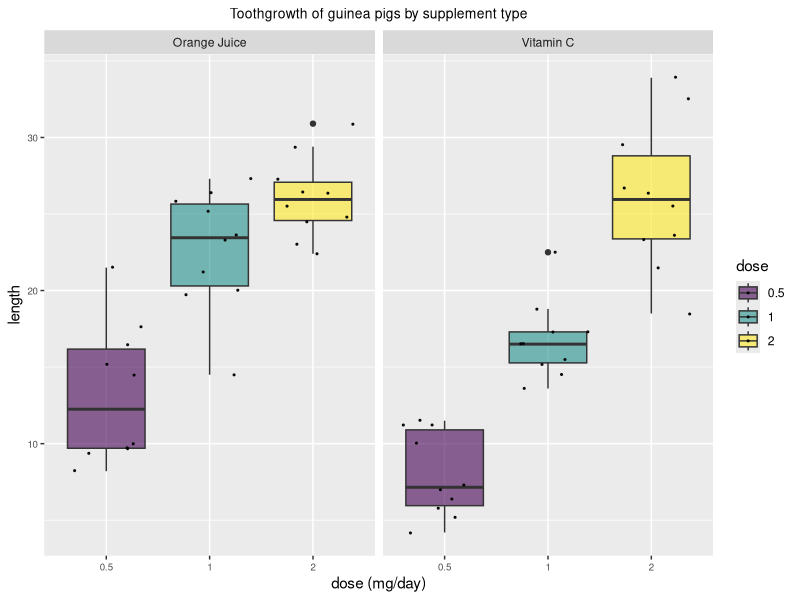

Generate this figure with R: (Note: this script raises an error after producing the figure.)
## ---- chunk 1
# load the necessary library and data
library(datasets)
data("ToothGrowth")
## ---- chunk 2
# first we see the structure of the data
str(ToothGrowth)
## ---- chunk 3
# create table
table(ToothGrowth$supp,ToothGrowth$dose)
## ---- chunk 4
# load packages
library(viridis)
library(ggplot2)
# transform dose variable into a factor
ToothGrowth$dose <- as.factor(ToothGrowth$dose)
# new facet label names for supp variable
supp.labs <- c("Orange Juice", "Vitamin C")
names(supp.labs) <- c("OJ", "VC")
# create boxplot divided in facets by supplement type using ggplot2
plot1 <- ggplot(ToothGrowth, aes(x=dose, y=len, fill=dose)) + 
        geom_boxplot() + 
        facet_grid(.~supp, labeller = labeller(supp = supp.labs)) +
        geom_jitter(color="black", size=0.4, alpha=0.9) + 
        scale_fill_viridis(discrete = TRUE, alpha=0.6) +
        labs(x="dose (mg/day)",y="length",title="Toothgrowth of guinea pigs by supplement type") +
        theme(plot.title = element_text(hjust = 0.5, size =10), 
        axis.text.x = element_text(size = 7),
        axis.text.y = element_text(size = 7))
plot1
## ---- chunk 5
# load necessary packages
library(dplyr)
library(knitr)
# create table of supplement and average length
supplement <- ToothGrowth %>% group_by(supp) %>% 
        summarise(average_length = mean(len)) 
colnames(supplement) <- c("supplement","average length")
supplement <- as.data.frame(supplement)

# create table of dosage and average length
dosage <- ToothGrowth %>% group_by(dose) %>%       
        summarise(average_length=mean(len))
colnames(dosage) <- c("dose (mg/day)","average length")
dosage <- as.data.frame(dosage)

# calculate means
meanoj <- round(supplement[[1,2]], digits = 2)
meanvc <- round(supplement[[2,2]], digits = 2)
half <- round(dosage[[1,2]], digits = 2)
one <- round(dosage[[2,2]], digits = 2)
two <- round(dosage[[3,2]], digits = 2)

#display tables
supplement
dosage
## ---- chunk 6
t.test(data=ToothGrowth, alternative = "two.sided",len~supp, paired=FALSE, var.equal=FALSE)
pval1 <- round(t.test(data=ToothGrowth, alternative = "two.sided",len~supp, paired=FALSE, var.equal=FALSE)$p.value*100, digits=2)
## ---- chunk 7
exclude_2dose <- filter(ToothGrowth,dose!="2")
t.test(data=exclude_2dose, alternative = "two.sided",len~supp, paired=FALSE, var.equal=FALSE)
pval2 <- round(t.test(data=exclude_2dose, alternative = "two.sided",len~supp, paired=FALSE, var.equal=FALSE)$p.value*100, digits=2)
## ---- chunk 8
# create a data frame for each dosage
half_dose <- filter(ToothGrowth,ToothGrowth$dose=="0.5")
one_dose <- filter(ToothGrowth,ToothGrowth$dose=="1")
two_dose <- filter(ToothGrowth,ToothGrowth$dose=="2")

#run t.test()
t.test(half_dose$len, one_dose$len, paired=FALSE, var.equal=FALSE,alternative ="l" )
## ---- chunk 9
#run t.test()
t.test(one_dose$len, two_dose$len, paired=FALSE, var.equal=FALSE,alternative ="l" )
## ---- chunk 10
#run t.test()
t.test(half_dose$len, two_dose$len, paired=FALSE, var.equal=FALSE,alternative ="l" )
quantile_95<-round(pt(.975,37), digits=2)
## ---- chunk 11
# first we see the structure of the data
str(ToothGrowth)
## ---- chunk 12
# create table
table(ToothGrowth$supp,ToothGrowth$dose)
## ---- chunk 13
# load packages
library(viridis)
library(ggplot2)

# transform dose variable into a factor
ToothGrowth$dose <- as.factor(ToothGrowth$dose)

# new facet label names for supp variable
supp.labs <- c("Orange Juice", "Vitamin C")
names(supp.labs) <- c("OJ", "VC")

# create boxplot divided in facets by supplement type using ggplot2
plot1 <- ggplot(ToothGrowth, aes(x=dose, y=len, fill=dose)) + 
        geom_boxplot() + 
        facet_grid(.~supp, labeller = labeller(supp = supp.labs)) +
        geom_jitter(color="black", size=0.4, alpha=0.9) + 
        scale_fill_viridis(discrete = TRUE, alpha=0.6) +
        labs(x="dose (mg/day)",y="length",title="Toothgrowth of guinea pigs by supplement type") +
        theme(plot.title = element_text(hjust = 0.5, size =13), 
        axis.text.x = element_text(size = 10),
        axis.text.y = element_text(size = 10))
plot1
## ---- chunk 14
# load necessary packages
library(dplyr)
library(knitr)

# create table of supplement and average length
supplement <- ToothGrowth %>% group_by(supp) %>% 
        summarise(average_length = mean(len)) 
colnames(supplement) <- c("supplement","average length")
supplement <- as.data.frame(supplement)

# create table of dosage and average length
dosage <- ToothGrowth %>% group_by(dose) %>%       
        summarise(average_length=mean(len))
colnames(dosage) <- c("dose (mg/day)","average length")
dosage <- as.data.frame(dosage)

# calculate means
meanoj <- round(supplement[[1,2]], digits = 2)
meanvc <- round(supplement[[2,2]], digits = 2)
half <- round(dosage[[1,2]], digits = 2)
one <- round(dosage[[2,2]], digits = 2)
two <- round(dosage[[3,2]], digits = 2)

# display tables
supplement
dosage
## ---- chunk 15
# run t.test()
t.test(data=ToothGrowth, alternative = "two.sided",len~supp, paired=FALSE, var.equal=FALSE)
pval1 <- round(t.test(data=ToothGrowth, alternative = "two.sided",len~supp, paired=FALSE, var.equal=FALSE)$p.value*100, digits=2)
## ---- chunk 16
# run t.test()
exclude_2dose <- filter(ToothGrowth,dose!="2")
t.test(data=exclude_2dose, alternative = "two.sided",len~supp, paired=FALSE, var.equal=FALSE)
pval2 <- round(t.test(data=exclude_2dose, alternative = "two.sided",len~supp, paired=FALSE, var.equal=FALSE)$p.value*100, digits=2)
## ---- chunk 17
# create a data frame for each dosage
half_dose <- filter(ToothGrowth,ToothGrowth$dose=="0.5")
one_dose <- filter(ToothGrowth,ToothGrowth$dose=="1")
two_dose <- filter(ToothGrowth,ToothGrowth$dose=="2")

#run t.test()
t.test(half_dose$len, one_dose$len, paired=FALSE, var.equal=FALSE,alternative ="l" )
## ---- chunk 18
#run t.test()
t.test(one_dose$len, two_dose$len, paired=FALSE, var.equal=FALSE,alternative ="l" )
## ---- chunk 19
#run t.test()
t.test(half_dose$len, two_dose$len, paired=FALSE, var.equal=FALSE,alternative ="l" )
quantile_95<-round(pt(.975,37), digits=2)
